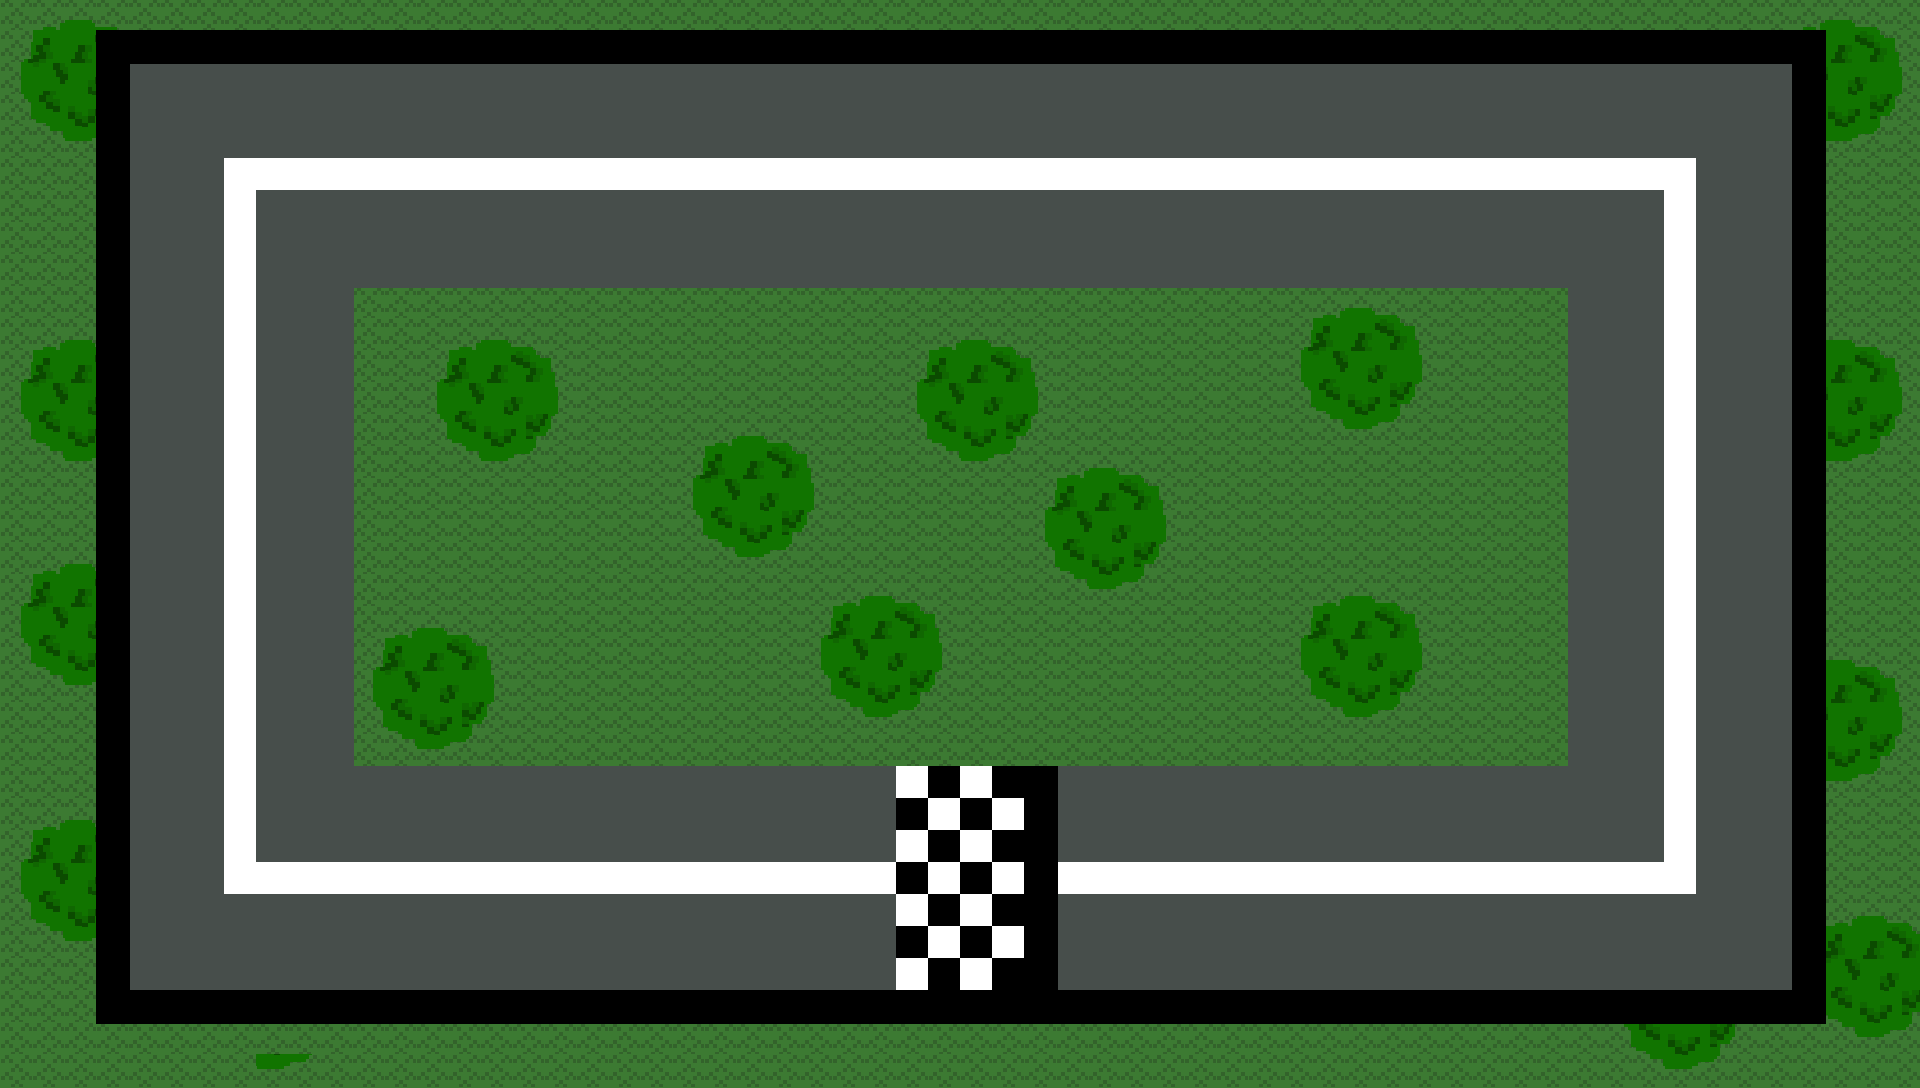

Tiled map render using the project's own tile images. Description and the map definition, with tile-layer contents summarised, below:
An orthogonal 60x34 tile map with 32x32 px tiles, 4 tile layers (Suelo, Pista, Arboles, limite) and 7 objects.

<map version="1.4" tiledversion="1.4.3" orientation="orthogonal" renderorder="right-down" width="60" height="34" tilewidth="32" tileheight="32" infinite="0" nextlayerid="7" nextobjectid="9">
 <tileset firstgid="1" source="TILESET 2.tsx" />
 <layer id="1" name="Suelo" width="60" height="34">
  <data>[2040 cells, 2040 non-empty, 1 distinct tile ids]</data>
 </layer>
 <layer id="2" name="Pista" width="60" height="34">
  <data>[2040 cells, 938 non-empty, 3 distinct tile ids]</data>
 </layer>
 <layer id="3" name="Arboles" width="60" height="34">
  <data>[2040 cells, 396 non-empty, 26 distinct tile ids]</data>
 </layer>
 <layer id="4" name="limite" width="60" height="34">
  <data>[2040 cells, 166 non-empty, 1 distinct tile ids]</data>
 </layer>
 <objectgroup id="5" name="Colisiones">
  <object id="1" x="96" y="32">
   <polygon points="0,0 1728,0 1728,32 0,32" />
  </object>
  <object id="2" x="128" y="64">
   <polygon points="0,0 -32,0 -32,960 0,960" />
  </object>
  <object id="3" x="1792" y="64">
   <polygon points="0,0 32,0 32,960 0,960" />
  </object>
  <object id="4" x="128" y="992">
   <polygon points="0,0 1664,0 1664,32 0,32" />
  </object>
  <object id="5" x="352" y="352" width="1216" height="352" />
  <object id="6" x="416" y="288" width="1088" height="480" />
 </objectgroup>
 <objectgroup id="6" name="Meta">
  <object id="8" x="1024" y="768" width="32" height="224" />
 </objectgroup>
</map>
